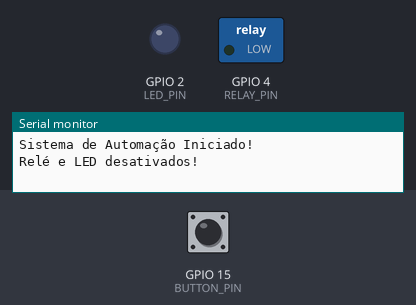
Bench run of a sketch on a simulated ESP32. Parts: switched loads named in the sketch (green lamp = pin HIGH), output pins drawn as LEDs (lit = HIGH), the last lines printed to the serial monitor. The test bench sets the inputs (shaded band); at power-on: GPIO 15 (BUTTON_PIN) HIGH.

Above: at 1.2 s.
1.3 s: GPIO 15 (BUTTON_PIN) pulled LOW for 0.15 s
At 1.42 s:
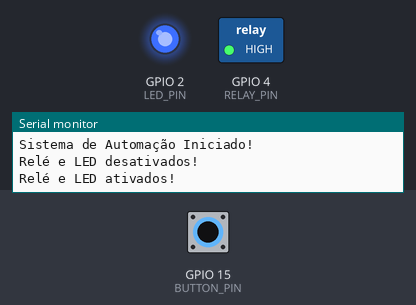
3.0 s: GPIO 15 (BUTTON_PIN) pulled LOW for 3.2 s
At 7.3 s:
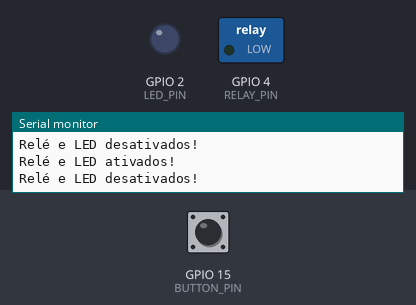
Timing chart, 0 to 8.8 s (numbered marks = the images above; inputs shaded):
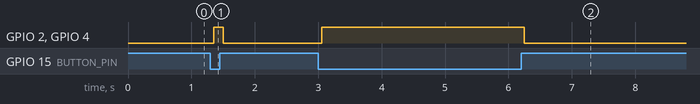

The sketch:

sketch.ino
```cpp
#include <Arduino.h>

// Definição dos pinos
#define BUTTON_PIN 15
#define RELAY_PIN 4
#define LED_PIN 2

// Variáveis para debounce
unsigned long lastDebounceTime = 0; // Último tempo de mudança
unsigned long debounceDelay = 50;  // Delay para debounce (50 ms)
bool buttonState = false;          // Estado atual do botão
bool lastButtonState = false;      // Estado anterior do botão

void setup() {
  // Configuração dos pinos
  pinMode(BUTTON_PIN, INPUT_PULLUP); // Ativa o resistor de pull-up interno
  pinMode(RELAY_PIN, OUTPUT);
  pinMode(LED_PIN, OUTPUT);

  // Inicialização do Serial Monitor
  Serial.begin(115200);
  Serial.println("Sistema de Automação Iniciado!");
}

void loop() {
  // Leitura do estado do botão
  bool reading = digitalRead(BUTTON_PIN);

  // Verifica se o botão mudou de estado (para debounce)
  if (reading != lastButtonState) {
    lastDebounceTime = millis(); // Atualiza o tempo de debounce
  }

  // Verifica se o tempo de debounce passou
  if ((millis() - lastDebounceTime) > debounceDelay) {
    // Se o estado do botão mudou
    if (reading != buttonState) {
      buttonState = reading;

      // Verifica se o botão está pressionado
      if (buttonState == LOW) {
        digitalWrite(RELAY_PIN, HIGH); // Ativa o relé
        digitalWrite(LED_PIN, HIGH);  // Acende o LED
        Serial.println("Relé e LED ativados!");
      } else {
        digitalWrite(RELAY_PIN, LOW); // Desativa o relé
        digitalWrite(LED_PIN, LOW);  // Apaga o LED
        Serial.println("Relé e LED desativados!");
      }
    }
  }

  // Salva o estado atual do botão como o estado anterior
  lastButtonState = reading;
}
```

Measured:
- after the input at 1.3 s, GPIO 2 (LED_PIN), GPIO 4 (RELAY_PIN): LOW → HIGH after 0.05 s, → LOW 0.15 s later
- after the input at 3.0 s, GPIO 2 (LED_PIN), GPIO 4 (RELAY_PIN): LOW → HIGH after 0.05 s, → LOW 3.2 s later
